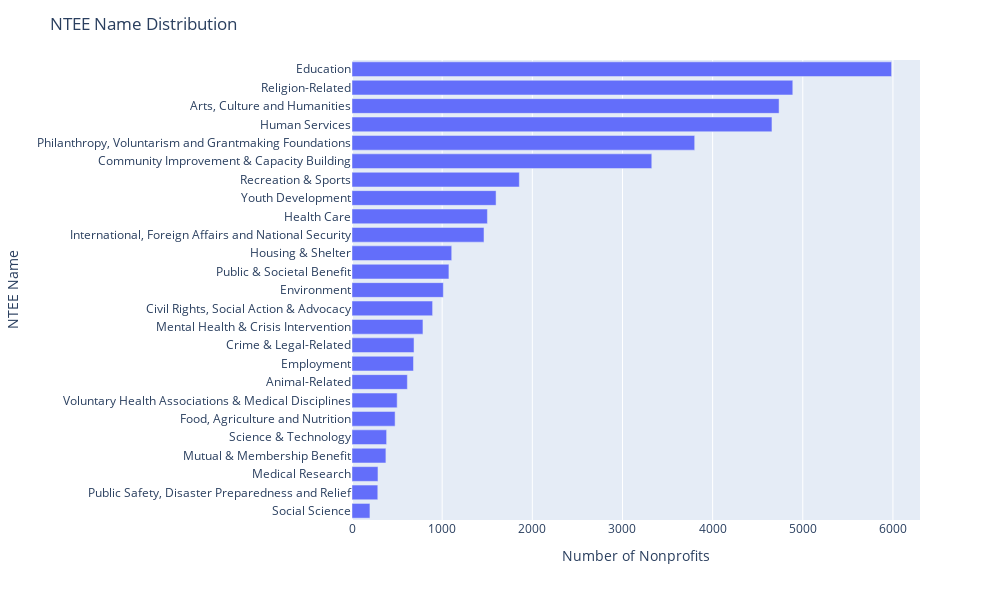
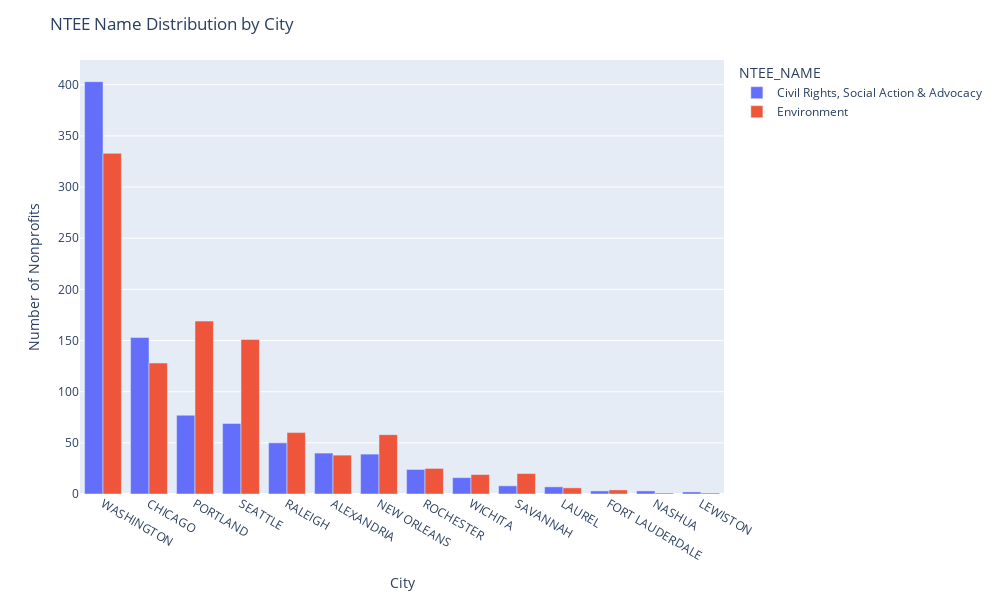

The notebook cell saved with these charts, in order:
### Code cell
# drop ntee cds that are null
df_city_nteena = df_city.dropna(subset=['NTEE_CD'])

# create ntee name map
ntee_map = {
    'A': 'Arts, Culture and Humanities',
    'B': 'Education',
    'C': 'Environment',
    'D': 'Animal-Related',
    'E': 'Health Care',
    'F': 'Mental Health & Crisis Intervention',
    'G': 'Voluntary Health Associations & Medical Disciplines',
    'H': 'Medical Research',
    'I': 'Crime & Legal-Related',
    'J': 'Employment',
    'K': 'Food, Agriculture and Nutrition',
    'L': 'Housing & Shelter',
    'M': 'Public Safety, Disaster Preparedness and Relief',
    'N': 'Recreation & Sports',
    'O': 'Youth Development',
    'P': 'Human Services',
    'Q': 'International, Foreign Affairs and National Security',
    'R': 'Civil Rights, Social Action & Advocacy',
    'S': 'Community Improvement & Capacity Building',
    'T': 'Philanthropy, Voluntarism and Grantmaking Foundations',
    'U': 'Science & Technology',
    'V': 'Social Science',
    'W': 'Public & Societal Benefit',
    'X': 'Religion-Related',
    'Y': 'Mutual & Membership Benefit'
} 

# apply map
df_city_nteena['NTEE_NAME'] = df_city_nteena['NTEE_CD'].str[0].map(ntee_map)
df_city_nteena['NTEE_NAME'].head()

# group by name and count
df_nteename_groupby = df_city_nteena.groupby('NTEE_NAME')['EIN'].count().reset_index()
df_nteename_groupby = df_nteename_groupby.sort_values(by='EIN', ascending=True)
# plot group by name and count
fig = px.bar(df_nteename_groupby, x='EIN',y='NTEE_NAME')
fig.update_layout(
    title='NTEE Name Distribution',
    xaxis=dict(title='Number of Nonprofits'),
    yaxis=dict(title='NTEE Name'),
    width=1000,
    height=600,)
fig.show()

# group by city and name for env and civil rights
ntee_list = ['Environment','Civil Rights, Social Action & Advocacy']
df_env_city = df_city_nteena[df_city_nteena['NTEE_NAME'].isin(ntee_list)]
df_nteename_city_groupby = df_env_city.groupby(['CITY','NTEE_NAME'])['EIN'].count().reset_index()
df_nteename_city_groupby = df_nteename_city_groupby.sort_values(by='EIN', ascending=False)

# plot by city and name
fig = px.bar(df_nteename_city_groupby, x='CITY',y='EIN', color='NTEE_NAME',barmode='group')
fig.update_layout(
    title='NTEE Name Distribution by City',
    xaxis=dict(title='City'),
    yaxis=dict(title='Number of Nonprofits'),
    width=1000,
    height=600,)
fig.show()

### Figure 1 — Plotly figure (JSON) as saved in the notebook; plotly's stock layout.template omitted (floating-point values rounded to 4 significant figures)
{"data": [{"alignmentgroup": "True", "hovertemplate": "EIN=%{x}<br>NTEE_NAME=%{y}<extra></extra>", "legendgroup": "", "marker": {"color": "#636efa", "pattern": {"shape": ""}}, "name": "", "offsetgroup": "", "orientation": "h", "showlegend": false, "textposition": "auto", "type": "bar", "x": [199, 286, 288, 376, 384, 478, 501, 614, 682, 688, 787, 894, 1013, 1075, 1106, 1464, 1502, 1598, 1856, 3325, 3801, 4658, 4737, 4889, 5985], "xaxis": "x", "y": ["Social Science", "Public Safety, Disaster Preparedness and Relief", "Medical Research", "Mutual & Membership Benefit", "Science & Technology", "Food, Agriculture and Nutrition", "Voluntary Health Associations & Medical Disciplines", "Animal-Related", "Employment", "Crime & Legal-Related", "Mental Health & Crisis Intervention", "Civil Rights, Social Action & Advocacy", "Environment", "Public & Societal Benefit", "Housing & Shelter", "International, Foreign Affairs and National Security", "Health Care", "Youth Development", "Recreation & Sports", "Community Improvement & Capacity Building", "Philanthropy, Voluntarism and Grantmaking Foundations", "Human Services", "Arts, Culture and Humanities", "Religion-Related", "Education"], "yaxis": "y"}], "layout": {"barmode": "relative", "height": 600, "legend": {"tracegroupgap": 0}, "margin": {"t": 60}, "title": {"text": "NTEE Name Distribution"}, "width": 1000, "xaxis": {"anchor": "y", "domain": [0, 1], "title": {"text": "Number of Nonprofits"}}, "yaxis": {"anchor": "x", "domain": [0, 1], "title": {"text": "NTEE Name"}}}}

### Figure 2 — Plotly figure (JSON) as saved in the notebook; plotly's stock layout.template omitted (floating-point values rounded to 4 significant figures)
{"data": [{"alignmentgroup": "True", "hovertemplate": "NTEE_NAME=Civil Rights, Social Action & Advocacy<br>CITY=%{x}<br>EIN=%{y}<extra></extra>", "legendgroup": "Civil Rights, Social Action & Advocacy", "marker": {"color": "#636efa", "pattern": {"shape": ""}}, "name": "Civil Rights, Social Action & Advocacy", "offsetgroup": "Civil Rights, Social Action & Advocacy", "orientation": "v", "showlegend": true, "textposition": "auto", "type": "bar", "x": ["WASHINGTON", "CHICAGO", "PORTLAND", "SEATTLE", "RALEIGH", "ALEXANDRIA", "NEW ORLEANS", "ROCHESTER", "WICHITA", "SAVANNAH", "LAUREL", "FORT LAUDERDALE", "NASHUA", "LEWISTON"], "xaxis": "x", "y": [403, 153, 77, 69, 50, 40, 39, 24, 16, 8, 7, 3, 3, 2], "yaxis": "y"}, {"alignmentgroup": "True", "hovertemplate": "NTEE_NAME=Environment<br>CITY=%{x}<br>EIN=%{y}<extra></extra>", "legendgroup": "Environment", "marker": {"color": "#EF553B", "pattern": {"shape": ""}}, "name": "Environment", "offsetgroup": "Environment", "orientation": "v", "showlegend": true, "textposition": "auto", "type": "bar", "x": ["WASHINGTON", "PORTLAND", "SEATTLE", "CHICAGO", "RALEIGH", "NEW ORLEANS", "ALEXANDRIA", "ROCHESTER", "SAVANNAH", "WICHITA", "LAUREL", "FORT LAUDERDALE", "NASHUA", "LEWISTON"], "xaxis": "x", "y": [333, 169, 151, 128, 60, 58, 38, 25, 20, 19, 6, 4, 1, 1], "yaxis": "y"}], "layout": {"barmode": "group", "height": 600, "legend": {"title": {"text": "NTEE_NAME"}, "tracegroupgap": 0}, "margin": {"t": 60}, "title": {"text": "NTEE Name Distribution by City"}, "width": 1000, "xaxis": {"anchor": "y", "domain": [0, 1], "title": {"text": "City"}}, "yaxis": {"anchor": "x", "domain": [0, 1], "title": {"text": "Number of Nonprofits"}}}}
